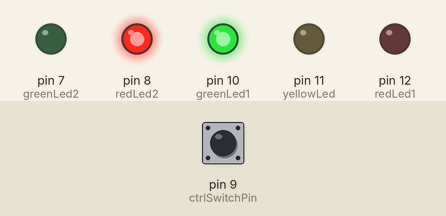
Bench run of a sketch on a simulated Arduino Uno, built with avr-gcc and run on an emulated ATmega328P. On the bench: output pins drawn as LEDs (lit = HIGH). The test bench sets the inputs (shaded band); at power-on: pin 9 (ctrlSwitchPin) LOW.

Above: at 1.2 s.
1.3 s: pin 9 (ctrlSwitchPin) pulled HIGH for 0.15 s
At 2.2 s:
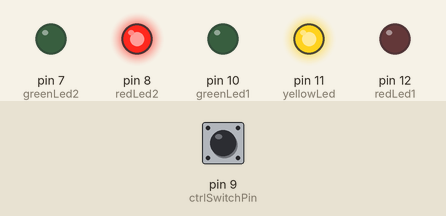
At 4.1 s:
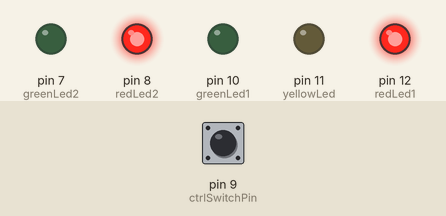
Timing chart, 0 to 15.3 s (numbered marks = the images above; inputs shaded):
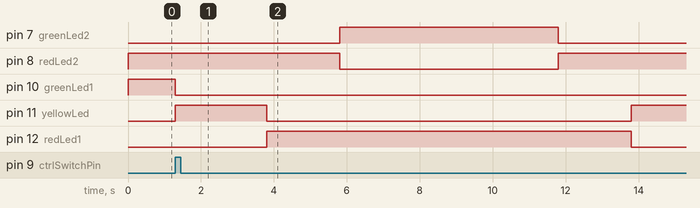

Measured:
- after the input at 1.3 s, pin 7 (greenLed2): LOW → HIGH after 4.5 s, → LOW 6.0 s later; pin 8 (redLed2): HIGH → LOW after 4.5 s, → HIGH 6.0 s later; pin 10 (greenLed1): HIGH → LOW at once; pin 11 (yellowLed): LOW → HIGH at once, → LOW 2.5 s later, → HIGH 10.0 s later; pin 12 (redLed1): LOW → HIGH after 2.5 s, → LOW 10.0 s later

The sketch:

traffic.ino
```cpp
/*
  Traffic lights something something
  by Bang
*/

// Light LEDs

// Intersection
int greenLed1 = 10;
int yellowLed = 11;
int redLed1 = 12;

// crosswalk
int greenLed2 = 7;
int redLed2 = 8;

// switch read pin
int ctrlSwitchPin = 9;

// Global Control flow
int recentlyPressed = 0;

// Prototype
void changeLights();

void setup()
{
    // Configure pinMode, some might not output if not configured.
    pinMode(greenLed1, OUTPUT);
    pinMode(greenLed2, OUTPUT);
    pinMode(yellowLed, OUTPUT);
    pinMode(redLed1, OUTPUT);
    pinMode(redLed2, OUTPUT);

    // Start these LEDs turned on
    digitalWrite(greenLed1, HIGH);
    digitalWrite(redLed2, HIGH);
}

void loop()
{
    int pressed = digitalRead(ctrlSwitchPin);

    if (pressed == 1 && recentlyPressed == 0)
    {
        recentlyPressed = 1;
        changeLights();
    }
}

void changeLights()
{
    digitalWrite(greenLed1, LOW);
    digitalWrite(yellowLed, HIGH);
    delay(2500);
    digitalWrite(yellowLed, LOW);
    digitalWrite(redLed1, HIGH);
    delay(2000);

    digitalWrite(redLed2, LOW);
    digitalWrite(greenLed2, HIGH);
    delay(6000);

    digitalWrite(redLed2, HIGH);
    digitalWrite(greenLed2, LOW);
    delay(2000);

    digitalWrite(redLed1, LOW);
    digitalWrite(yellowLed, HIGH);
    delay(2500);

    digitalWrite(yellowLed, LOW);
    digitalWrite(greenLed1, HIGH);
    recentlyPressed = 0;
}
```
